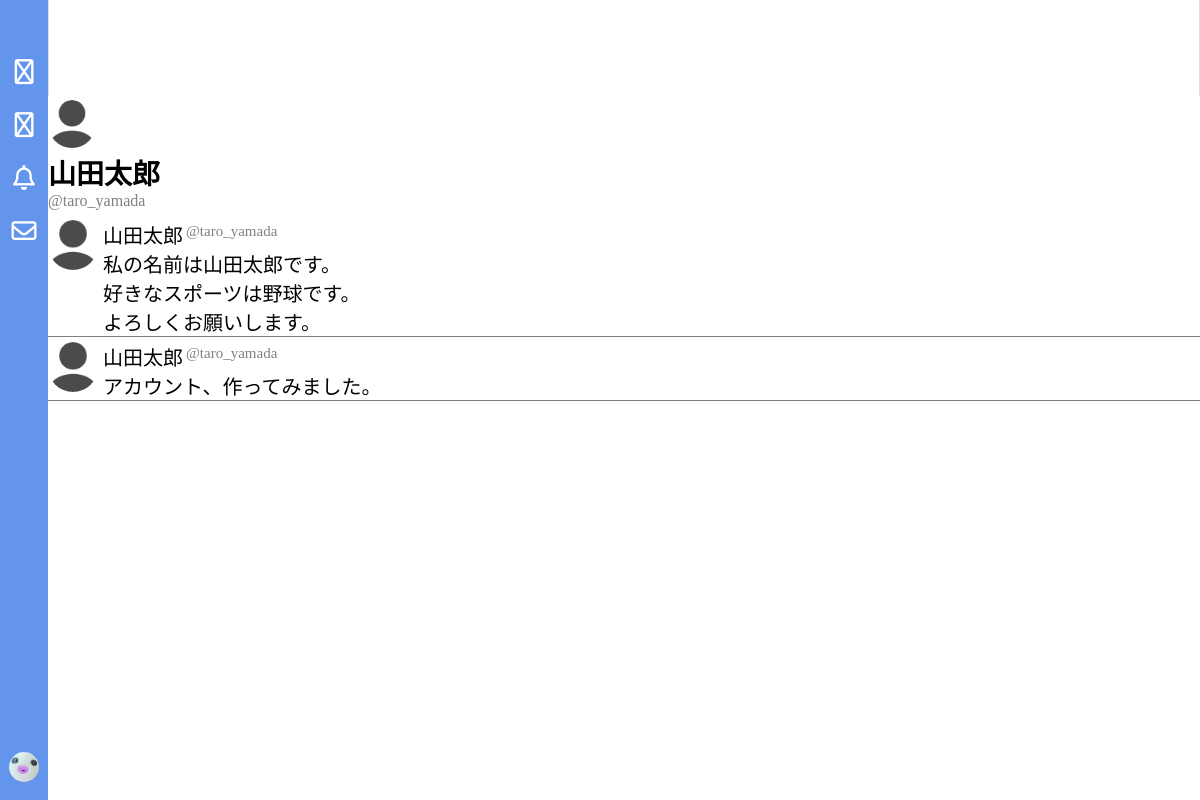
Page /app/account/taro_yamada/ (signed in) on the committed database.
### app/models/user.py (models this page shows, shortened)
class User(AbstractBaseUser, PermissionsMixin):
    username = models.CharField(
        max_length=50,
        unique=False,
        default="ユーザー名",
        verbose_name="ユーザー名",
    )
    handle = models.CharField(
        max_length=30,
        unique=True,
        validators=[RegexValidator(r"^[a-zA-Z0-9_]+$")],
        verbose_name="ハンドルネーム",
    )
    email = models.EmailField(
        unique=True,
        verbose_name="メールアドレス",
    )
    birth_date = models.DateField(
        verbose_name="生年月日",
        null=False,
        blank=False,
        validators=[validate_birth_date],
    )
    icon = models.ImageField(
        verbose_name="ユーザーアイコン",
        upload_to="uploads",
        default="images/default_icon.png",
    )
    header = models.ImageField(
        verbose_name="ヘッダー画像", upload_to="uploads", default="images/default_header.jpg"
    )
    bio = models.TextField(verbose_name="自己紹介", max_length=160, blank=True)
    is_private = models.BooleanField(
        verbose_name="非公開設定",
        default=False,
    )
    groups = models.ManyToManyField(
        "auth.Group",
        verbose_name=("groups"),
        blank=True,
        help_text=("The"),
        related_name="app_user_name",
        related_query_name="user",
    )
    user_permissions = models.ManyToManyField(
        "auth.Permission",
        verbose_name=("user permissions"),
        blank=True,
        help_text=("Specific"),
        related_name="app_user_permissions",
        related_query_name="user",
    )
    is_active = models.BooleanField(default=True)
    is_staff = models.BooleanField(default=False)
    is_superuser = models.BooleanField(default=False)
    date_joined = models.DateTimeField(verbose_name="登録日", default=timezone.now)
    USERNAME_FIELD = "email"
    REQUIRED_FIELDS = ["handle", "birth_date"]
    objects = UserManager()

### app/models/tweet.py (models this page shows, shortened)
class Tweet(models.Model):
    tweet_content = models.TextField(
        verbose_name="ツイート内容",
        max_length=140,
    )
    tweet_by = models.ForeignKey(
        User, on_delete=models.CASCADE, related_name="tweet_by", verbose_name="投稿者"
    )
    tweet_at = models.DateTimeField(
        verbose_name="ツイート日時",
        auto_now_add=True,
    )
    parent = models.ForeignKey(
        "self",
        verbose_name="親ツイート",
        null=True,
        blank=True,
        on_delete=models.CASCADE,
        related_name="replies",
    )

### app/views/account.py (the view)
# urls.py: path("account/<str:handle>/", account, name="account"),
def account(request, handle):
    profile_user = get_object_or_404(User, handle=handle)
    viewer = request.user
    tweets = Tweet.objects.filter(tweet_by = profile_user).order_by("-tweet_at")
    context = {
        "profile_user": profile_user,
        "viewer": viewer,
        "tweets" : tweets,
    }
    return render(request, "app/account.html", context)

### app/templates/app/account.html (shortened to what this page needs)
{% extends "app/base.html" %} {% load static %} {% block extra_css%}
<link rel="stylesheet" href="{% static 'css/account.css' %}" />
{% endblock %} {% block header %}
<img src="{{profile_user.header.url}}" class="profile_header" />
{% endblock %} {% block content %}
<div class="introduce">
  <img src="{{profile_user.icon.url}}" class="profile_icon" />
  <div class="profile_username">{{profile_user.username}}</div>
  <div class="profile_handle">@{{profile_user.handle}}</div>
</div>
<div class="all_tweets">
  {% for t in tweets %}
  <div class="tweet">
    <a href="{% url 'account' t.tweet_by.handle %}">
      <img src="{{ t.tweet_by.icon.url }}" class="poster_icon" />
    </a>
    <div class="text_content">
      <div class="poster_info">
        <a href="{% url 'account' t.tweet_by.handle %}">
          <div class="poster_username">{{t.tweet_by.username}}</div>
        </a>
        <a href="{% url 'account' t.tweet_by.handle %}">
          <div class="poster_handle">@{{t.tweet_by.handle}}</div>
        </a>
      </div>
      <div class="tweet_content">{{t.tweet_content}}</div>
    </div>
  </div>
  {% endfor %}
</div>
{% endblock %}

### app/templates/app/base.html (shortened to what this page needs)
{% load static %}
<!doctype html>
<html lang="ja">
  <head>
    <link rel="stylesheet" href="{% static 'css/base.css' %}" />
    <link
      rel="stylesheet"
      href="https://cdnjs.cloudflare.com/ajax/libs/font-awesome/6.5.1/css/all.min.css"
    />
    {% block extra_css %}{% endblock %}
  </head>
  <body>
    {% block header %}{% endblock %} {% block content %}{% endblock %} {% block footer %}
    <footer>
      <div class="footer_content">
        <a href="{% url 'home' %}" class="footer_link">
          <div class="footer_icon">
            <i class="fa-regular fa-house"></i>
          </div>
        </a>
        <a href="{% url 'search' %}" class="footer_link">
          <div class="footer_icon">
            <i class="fa-regular fa-magnifying-glass"></i>
          </div>
        </a>
        <a href="{% url 'notice' %}" class="footer_link">
          <div class="footer_icon">
            <i class="fa-regular fa-bell"></i>
          </div>
        </a>
        <a href="{% url 'message' %}" class="footer_link">
          <div class="footer_icon">
            <i class="fa-regular fa-envelope"></i>
          </div>
        </a>
      </div>
      <div class="userpage_pc">
        {% if user.is_authenticated%}
        <a href="{% url 'account' user.handle%}" class="footer_link_icon">
          <div>
            <img src="{{user.icon.url}}" class="user_icon_pc" />
          </div>
        </a>
        {% endif %}
      </div>
    </footer>
    {% endblock %}
  </body>
</html>

### static/css/base.css (style rules this page uses)
a { text-decoration: none; }
footer { position: fixed; bottom: 0; left: 0; height: 100vh; width: 48px; background-color: #6495ed; z-index: 10; display: flex; flex-direction: column; justify-content: space-between; }
.footer_content { display: flex; flex-direction: column; margin-top: 48px; gap: 5px; }
.footer_link { display: flex; justify-content: center; width: 48px; height: 48px; }
.footer_link_icon { display: flex; justify-content: center; width: 48px; height: 48px; }
.userpage_pc { margin-top: auto; }
.footer_icon { display: flex; justify-content: center; margin: auto 0; font-size: 25px; color: #ffffff; }
.user_icon_pc { width: 30px; height: 30px; object-fit: cover; border-radius: 50%; }

### static/css/account.css (style rules this page uses)
body { margin: 0; padding: 0; }
.profile_header { width: 100vw; height: 96px; object-fit: cover; }
.introduce { margin-left: 8px; }
.profile_icon { width: 48px; height: 48px; border-radius: 50%; object-fit: cover; }
.profile_username { font-size: 28px; font-weight: bold; }
.profile_handle { color: #808080; }
@media (min-width: 769px) { .profile_header { width: calc(100% - 48px); margin-left: 48px; } }
@media (min-width: 769px) { .introduce { margin-left: 48px; } }
@media (min-width: 769px) { .all_tweets { margin-left: 48px; } }
.all_tweets { margin-top: 10px; }
.tweet { margin-top: 5px; border-bottom: 1px solid #808080; display: flex; }
.poster_icon { width: 50px; height: 50px; object-fit: cover; border-radius: 50%; margin-right: 5px; }
.poster_info { display: flex; gap: 3px; }
.text_content { display: flex; flex-direction: column; }
.poster_username { font-size: 20px; color: #000000; }
.poster_handle { font-size: 15px; color: #808080; margin-top: 3px; }
.tweet_content { font-size: 20px; overflow-wrap: break-word; white-space: pre-wrap; }

### rows in the picture
User: header (placeholder picture), icon (placeholder picture), username "山田太郎", handle "taro_yamada"
Tweet: tweet_by.icon (placeholder picture), tweet_by.username "山田太郎", tweet_by.handle "taro_yamada", tweet_content "私の名前は山田太郎です。 好きなスポーツは野球です。 よろしくお願いします。"
Tweet: tweet_by.icon (placeholder picture), tweet_by.username "山田太郎", tweet_by.handle "taro_yamada", tweet_content "アカウント、作ってみました。"
User: icon (picture)
